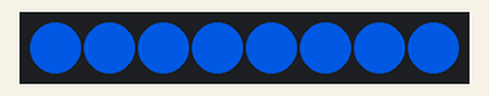
The sketch below on a simulated Arduino Uno, built with avr-gcc and run on an emulated ATmega328P. Shown: 8 RGB LEDs in strip order, left to right. Dim RGB values are drawn brighter than linear; random numbers use the default seed unless the sketch sets one.

Above: at 0.1 s.
At 7.1 s:
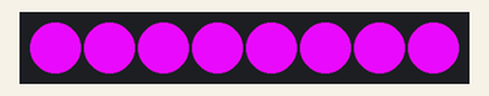
At 10.1 s:
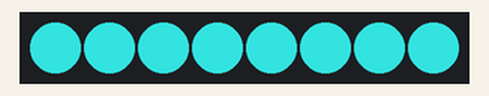
At 19.1 s:
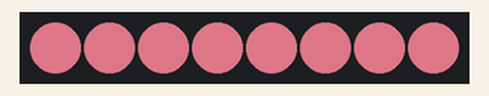
At 29.1 s:
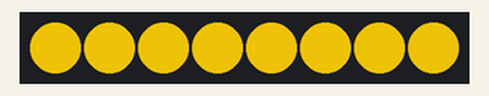
At 38.1 s:
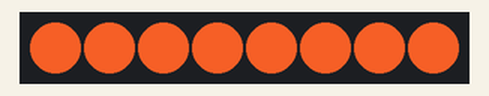
Timing chart, 0 to 40.0 s (numbered marks = the images above):
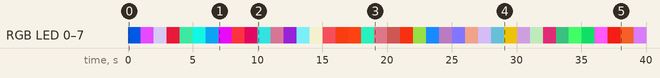

The sketch:

SeparatingColorsWS281x.ino
```cpp
/*
  Shows how to separate colors from a single color variable
*/
#include <Adafruit_NeoPixel.h>

const int neoPixelPin = 4;  // control pin
const int pixelCount = 8;    // number of pixels

// set up strip:
Adafruit_NeoPixel strip = Adafruit_NeoPixel(pixelCount, neoPixelPin, NEO_GRBW + NEO_KHZ800);

void setup() {
  strip.begin();    // initialize pixel strip
  strip.clear();    // turn all LEDs off
  strip.show();     // refresh strip
}

void loop() {
  // pick a random color (biggest random you can make):
  long randomColor = random(0xEEFFFFFF);
  // loop over all the pixels:
  for (int pixel = 0; pixel < pixelCount; pixel++) {
    strip.setPixelColor(pixel, randomColor); // set the color for this pixel
  }
  // get the color of pixel 0 as a long integer:
  long thisColor = strip.getPixelColor(0);
  // print it:
  Serial.println(thisColor, HEX);

  // now separate the colors into four separate variables:
  // white is the top byte of thisColor. Shift right by 3 bytes (24 bits)
  // to eliminate the other three bytes:
  byte white = thisColor >> 24;
  // red is the second byte. Shift right by 2 bytes (16 bits)
  // then take the lowest byte of the result:
  byte red = lowByte(thisColor >> 16);
   // green is the third byte. Shift right by 1 byte (8 bits)
  // then take the lowest byte of the result:
  byte green = lowByte(thisColor >> 8);
  // blue is the lowest byte of thisColor:
  byte blue = lowByte(thisColor);

  // print them out
  Serial.print(white, HEX);
  Serial.print("\t");
  Serial.print(red, HEX);
  Serial.print("\t");
  Serial.print(green, HEX);
  Serial.print("\t");
  Serial.println(blue, HEX);

  strip.show();    // refresh the strip
  delay(1000);
}
```

Measured:
- by itself, RGB LED 0–7: off → RGB(0, 65, 167) at 0.00 s, → RGB(230, 74, 255) 1.0 s later, → RGB(194, 183, 223) 1.0 s later, → RGB(188, 19, 46) 1.0 s later, … (40 changes in this stretch)
- what the display in image 1 shows lasts 1.0 s, from 7.0 s to 8.0 s
